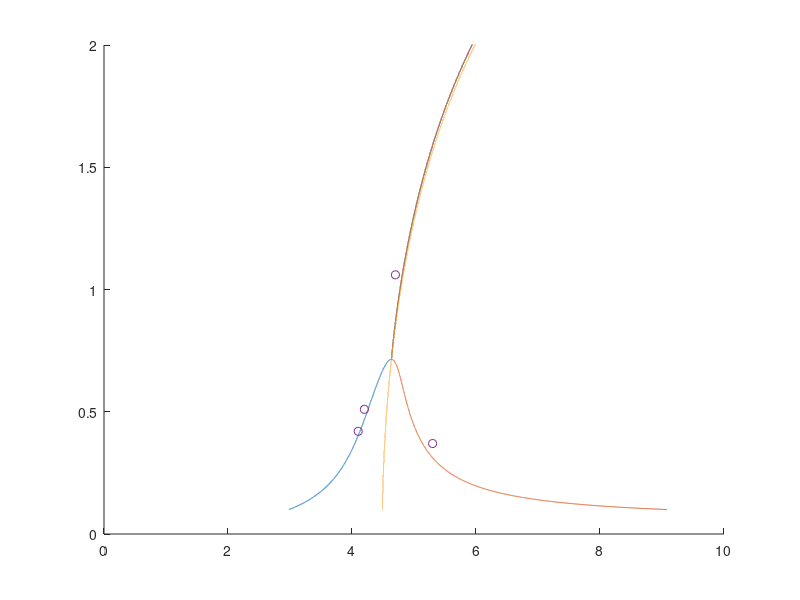

Recreate this plot in MATLAB.
% ====================================================
%
% jump.m Skymaster Jump theory CBP 07-03-20
%
% ====================================================

% -------------- Put your data here ------------------
%
% Each row is drive period then drive amp
% Some example data is used here

A = [
4.1 0.42,
4.2 0.51,
4.7 1.06,
5.3 0.37
];

b = input('Input b');
Ad = input('Input forcing amplitude');

m = 1;
L = 5;
g = 9.8;

om0 = sqrt(g/L)
mu = b/(2*m*L^2)
alpha = -g/(6*L)
f = Ad/(m*L^2)

%f = 0.1;
%mu = 0.05;
%om0 = 1;
%alpha = 1/3;

a = [0.1:0.0001:5.5];

om1 = om0 + 3*alpha*a.^2/(8*om0) + sqrt(f^2./(4*om0^2*a.^2) - mu^2);
om2 = om0 + 3*alpha*a.^2/(8*om0) - sqrt(f^2./(4*om0^2*a.^2) - mu^2);

om3 = om0 + 3*alpha*a.^2/(8*om0);

%plot(om3,a);

% hold off;
% Restore following to use frequency scale
% plot(om1,a,om2,a,om3,a);
% pause;

T1 = 2*pi./om1;
T2 = 2*pi./om2;
T3 = 2*pi./om3;

clf;
% axis([0,10,0,2.5]);
axis([0,10,0,2.0]);
hold on;
% plot theoretical curve
plot(T1,a,T2,a,T3,a);
% Now plot data
plot(A(:,1),A(:,2),'o');
hold off;